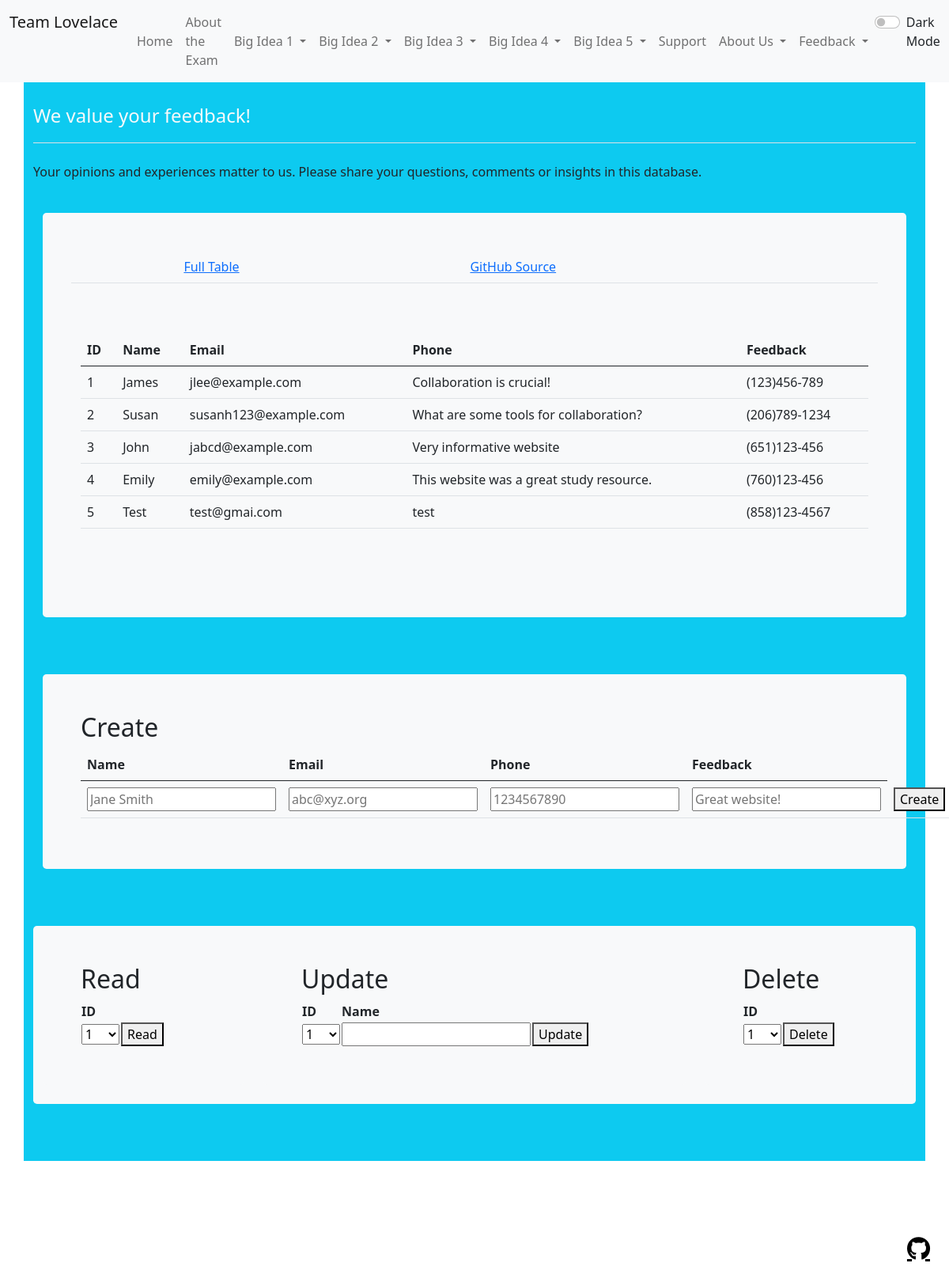
Page /crud_api/ on the earlier database version.
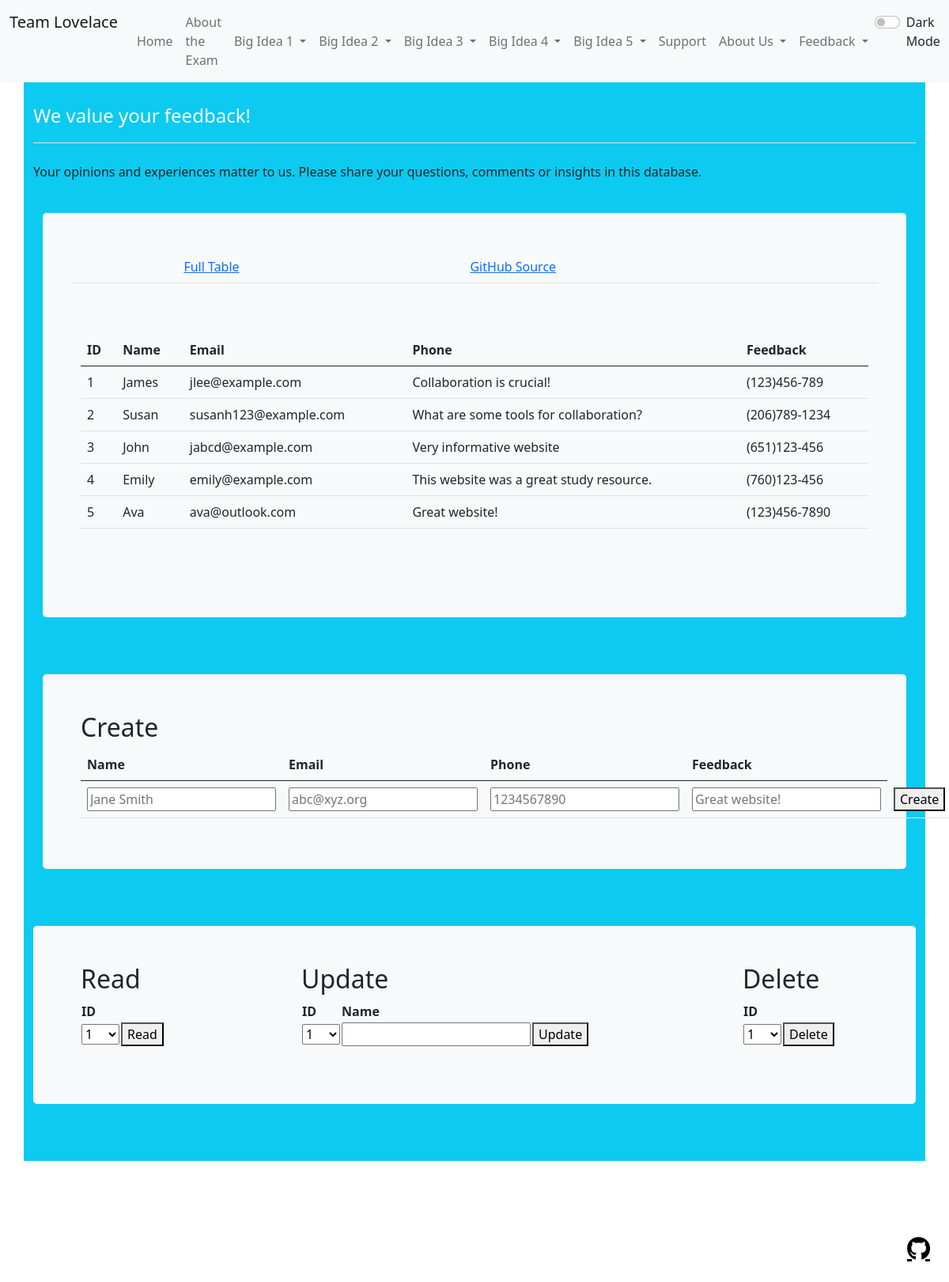
Same page on the later database version.
### crud/model.py (models this page shows, shortened)
class Users(db.Model):
    userID = db.Column(db.Integer, primary_key=True)
    name = db.Column(db.String(255), unique=False, nullable=False)
    email = db.Column(db.String(255), unique=False, nullable=False)
    phone = db.Column(db.String(255), unique=False, nullable=False)
    feedback = db.Column(db.String(255), unique=True, nullable=False)
    def read(self):
        return {
            "userID": self.userID,
            "name": self.name,
            "email": self.email,
            "phone": self.phone,
            "feedback": self.feedback
        }

### crud/app_crud_api.py (the view)
@app_crud_api.route('/')
def crud_api():
    return render_template("crud_async.html", table=users_all())

### crud/sql.py (called while the page is built)
def users_all():
    return users_all_alc()

def users_all_alc():
    table = Users.query.all()
    json_ready = [peep.read() for peep in table]
    return json_ready

### crud/templates/crud/crud_async.html (shortened to what the changed rows need)
<!DOCTYPE html>
{% extends "layout.html" %}
{% block content %}
    <div class="container py-4 text-light bg-info">
        <div class="container py-4">
            <div class="p-5 mb-4 bg-light text-dark rounded-3">
                <div class="row align-items-md-stretch">
                    <div class="container-fluid py-5">
                        <table class="table" id="users">
                            <thead>
                            <tr>
                                <th>ID</th>
                                <th>Name</th>
                                <th>Email</th>
                                <th>Phone</th>
                                <th>Feedback</th>
                            </tr>
                            </thead>
                            <tbody id="result">
                            {% for row in table %}
                                {% set pn = "" ~ row['phone'] %}
                                {% set pnf = "(" ~ pn[0:3] ~ ")" ~ pn[3:6] ~ "-" ~ pn[6:10] %}
                                <tr>
                                    <td>{{ row['userID'] }}</td>
                                    <td>{{ row['name'] }}</td>
                                    <td>{{ row['email'] }}</td>
                                    <td>{{ row['feedback'] }}</td>
                                    <td>{{ pnf }}</td>
                                </tr>
                            {% endfor %}
                            </tbody>
                        </table>
                    </div>
                </div>
            </div>
        </div>
        <div class="container py-4">
            <div class="p-5 mb-4 bg-light text-dark rounded-3">
                <h2>Create</h2>
                <table class="table">
                    <thead>
                    <tr>
                        <th><label for="name">Name</label></th>
                        <th><label for="email">Email</label></th>
                        <th><label for="phone">Phone</label></th>
                        <th><label for="feedback">Feedback</label></th>
                    </tr>
                    </thead>
                </table>
            </div>
        </div>
        <div class="container py-4">
            <div class="row mb-4 bg-light text-dark rounded-3">
                <div class="col-md-3">
                    <div class="p-5 mb-4 bg-light text-dark rounded-3">
                        <h2>Read</h2>
                        <table id="read_table">
                            <tr><th><label for="read_userid">ID</label></th></tr>
                        </table>
                    </div>
                </div>
                <div class="col-md-6">
                    <div class="p-5 mb-4 bg-light text-dark rounded-3">
                        <h2>Update</h2>
                        <table id="update_table">
                            <tr>
                                <th><label for="update_userid">ID</label></th>
                                <th><label for="update_name">Name</label></th>
                            </tr>
                        </table>
                    </div>
                </div>
                <div class="col-md-3">
                    <div class="p-5 mb-4 bg-light text-dark rounded-3">
                        <h2>Delete</h2>
                        <table id="read_table">
                            <tr><th><label for="delete_userid">ID</label></th></tr>
                        </table>
                    </div>
                </div>
            </div>
        </div>
    </div>
{% endblock %}

Differences in the rows shown:
changed Users id 5: name "Test" → "Ava"; email "test@gmai.com" → "ava@outlook.com"; feedback "test" → "Great website!"; pnf "(858)123-4567" → "(123)456-7890"
